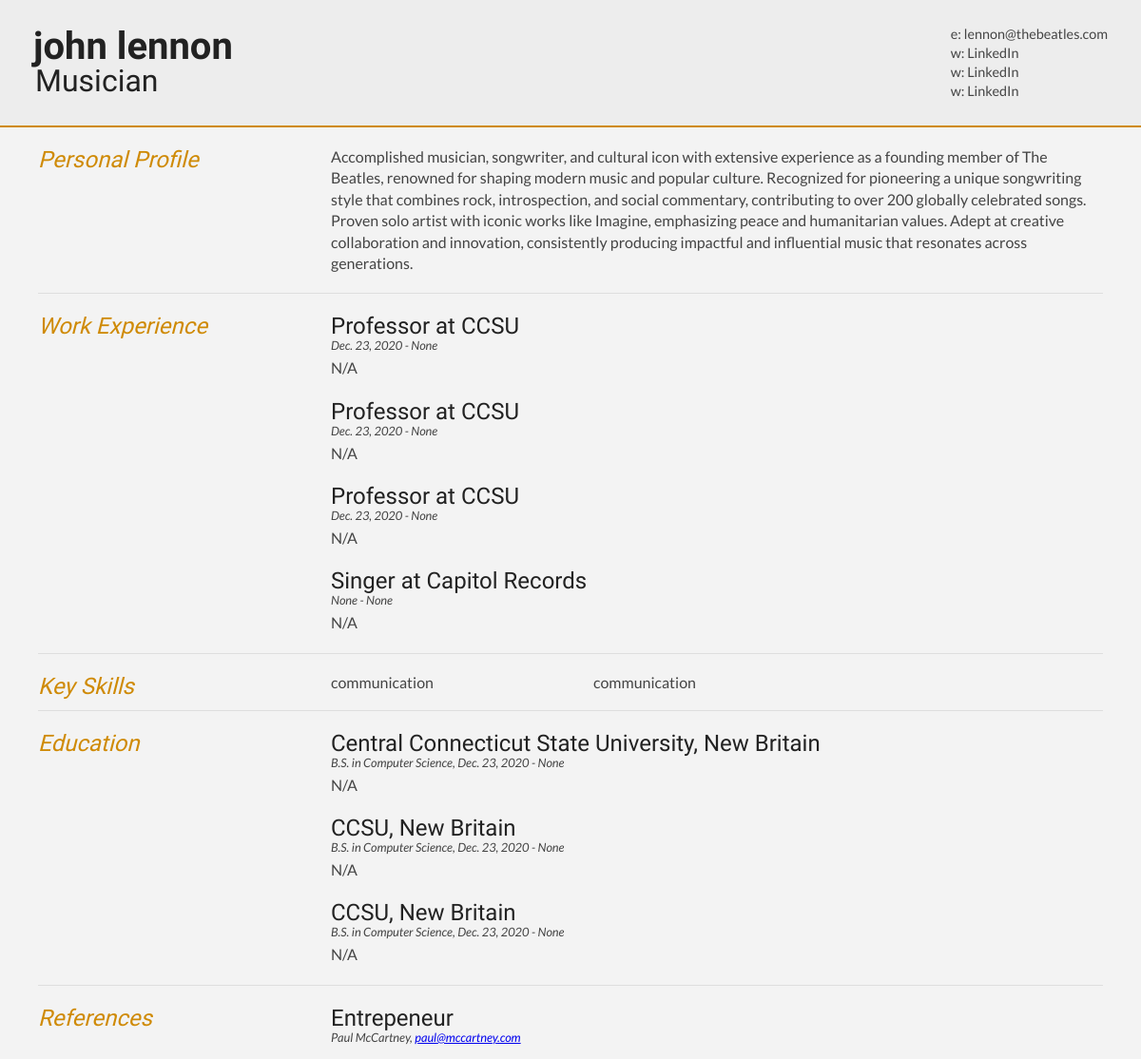
The app's page /resume/display-casual with its own data.
### cv/models.py (models this page shows, shortened)
class Resume(models.Model):
    user_id = models.ForeignKey(User, on_delete=models.CASCADE, related_name='resumes')
    job_title = models.CharField(max_length=200)
    first_name = models.CharField(max_length=200)
    last_name = models.CharField(max_length=200)
    email = models.EmailField()
    professional_summary = models.TextField()

class WebLink(models.Model):
    resume = models.ForeignKey(Resume, on_delete=models.CASCADE, related_name='links')
    name = models.CharField(max_length=50)
    link = models.CharField(max_length=1000, blank=False, null=False)

class EmploymentHistory(models.Model):
    resume = models.ForeignKey(Resume, on_delete=models.CASCADE, related_name='employment_history')
    role = models.CharField(max_length=200)
    employer = models.CharField(max_length=200)
    city = models.CharField(max_length=200)
    country = models.CharField(max_length=200)
    description = models.TextField()
    start_date = models.DateField()
    end_date = models.DateField(null=True, blank=True)
    class Meta:
        verbose_name_plural = 'Employment History'

class Skill(models.Model):
    resume = models.ForeignKey(Resume, on_delete=models.CASCADE, related_name='skills')
    name = models.CharField(max_length=100)
    is_soft_skill = models.BooleanField(default=False, blank=True)

class EducationHistory(models.Model):
    resume = models.ForeignKey(Resume, on_delete=models.CASCADE, related_name='educational_history')
    degree = models.CharField(max_length=200)
    school = models.CharField(max_length=400)
    city = models.CharField(max_length=200)
    description = models.TextField()
    start_date = models.DateField()
    end_date = models.DateField(null=True, blank=True)
    class Meta:
        verbose_name_plural = 'Education History'

class Reference(models.Model):
    resume = models.ForeignKey(Resume, on_delete=models.CASCADE, related_name='references')
    reference_full_name = models.CharField(max_length=500)
    company = models.CharField(max_length=1000)
    phone_number = models.CharField(max_length=17, blank=True, null=True)
    email = models.EmailField(null=False, blank=False)

### cv/views.py (the view)
# urls.py: path("display-casual", views.TestDisplayCasual, name="display-casual"),
def TestDisplayCasual(request):
    user = authenticate(username="john", password="johnpassword")
    resume = Resume.objects.get(user_id=user)
    employment_history = EmploymentHistory.objects.filter(resume=resume).order_by("-start_date")
    education_history = EducationHistory.objects.filter(resume=resume).order_by("-start_date")
    skills = Skill.objects.filter(resume=resume)
    web_links = WebLink.objects.filter(resume=resume)
    qualifications = Qualification.objects.filter(resume=resume)
    references = Reference.objects.filter(resume=resume)
    context = {
        "resume": resume,
        "employment_history": employment_history,
        "education_history": education_history,
        "skills": skills,
        "web_links": web_links,
        "qualifications": qualifications,
        "references": references,
    }
    return render(request, "casual.html", context)

### templates/casual.html (shortened to what this page needs)
<!DOCTYPE html>
<html>
<head>
</head>
<body id="top">
<div id="cv" class="instaFade">
	<div class="mainDetails">
		<div id="name">
			<h1 class="quickFade delayTwo">{{ resume.first_name }} {{ resume.last_name }}</h1>
			<h2 class="quickFade delayThree">{{ resume.job_title }}</h2>
		</div>
		<div id="contactDetails" class="quickFade delayFour">
			<ul>
				<li>e: <a href="mailto:{{ resume.email }}" target="_blank">{{ resume.email }}</a></li>
                {% for weblink in web_links %}
                <li>w: <a href={{ weblink.link }}>{{ weblink.name }}</a></li>
                {% endfor %}
			</ul>
		</div>
	</div>
	<div id="mainArea" class="quickFade delayFive">
		<section>
			<article>
				<div class="sectionTitle">
					<h1>Personal Profile</h1>
				</div>
				<div class="sectionContent">
					<p>{{ resume.professional_summary }}</p>
				</div>
			</article>
		</section>
		{% if employment_history %}
		<section>
			<div class="sectionTitle">
				<h1>Work Experience</h1>
			</div>
			<div class="sectionContent">
			{% for exp in employment_history %}
				<article>
					<h2>{{ exp.role }} at {{ exp.employer }}</h2>
					<p class="subDetails">{{ exp.start_date }} - {{ exp.end_date }}</p>
					<p>{{ exp.description }}</p>
				</article>
			{% endfor %}
			</div>
		</section>
		{% endif %}
		{% if skills %}
		<section>
			<div class="sectionTitle">
				<h1>Key Skills</h1>
			</div>
			<div class="sectionContent">
				<ul class="keySkills">
					{% for sk in skills %}
					<li>{{ sk.name }}</li>
					{% endfor %}
				</ul>
			</div>
		</section>
		{% endif %}
		{% if education_history %}
		<section>
			<div class="sectionTitle">
				<h1>Education</h1>
			</div>
			<div class="sectionContent">
			{% for edu in education_history %}
				<article>
					<h2>{{ edu.school}}, {{ edu.city }}</h2>
					<p class="subDetails">{{ edu.degree }}, {{ edu.start_date }} - {{ edu.end_date }}</p>
					<p>{{ edu.description }}</p>
				</article>
			{% endfor %}
			</div>
		</section>
		{% endif %}
        {% if references %}
		<section>
			<div class="sectionTitle">
				<h1>References</h1>
			</div>
			<div class="sectionContent">
			{% for reference in references %}
				<article>
					<h2>{{ reference.company}}</h2>
					<p class="subDetails">{{ reference.reference_full_name }}, <a href="mailto:{{ reference.email }}" target="_blank">{{ reference.email }}</a></p>
				</article>
			{% endfor %}
			</div>
		</section>
		{% endif %}
	</div>
</div>
</body>
</html>

### records on screen
Resume: first_name "john", last_name "lennon", job_title "Musician", email "lennon@thebeatles.com", professional_summary "Accomplished musician, songwriter, and cultural icon with extensive experience as a founding member of The Beatles, renowned for shaping modern music and popular culture. Recognized for pioneering a unique songwriting style that combines rock, introspection, and social commentary, contributing to over 200 globally celebrated songs. Proven solo artist with iconic works like Imagine, emphasizing peace and humanitarian values. Adept at creative collaboration and innovation, consistently producing impactful and influential music that resonates across generations."
WebLink: name "LinkedIn"
WebLink: name "LinkedIn"
WebLink: name "LinkedIn"
EmploymentHistory: role "Professor", employer "CCSU", start_date "Dec. 23, 2020", end_date "None", description "N/A"
EmploymentHistory: role "Professor", employer "CCSU", start_date "Dec. 23, 2020", end_date "None", description "N/A"
EmploymentHistory: role "Professor", employer "CCSU", start_date "Dec. 23, 2020", end_date "None", description "N/A"
EmploymentHistory: role "Singer", employer "Capitol Records", start_date "None", end_date "None", description "N/A"
Skill: name "communication"
Skill: name "communication"
EducationHistory: school "Central Connecticut State University", city "New Britain", degree "B.S. in Computer Science", start_date "Dec. 23, 2020", end_date "None", description "N/A"
EducationHistory: school "CCSU", city "New Britain", degree "B.S. in Computer Science", start_date "Dec. 23, 2020", end_date "None", description "N/A"
EducationHistory: school "CCSU", city "New Britain", degree "B.S. in Computer Science", start_date "Dec. 23, 2020", end_date "None", description "N/A"
Reference: company "Entrepeneur", reference_full_name "Paul McCartney", email "paul@mccartney.com"
